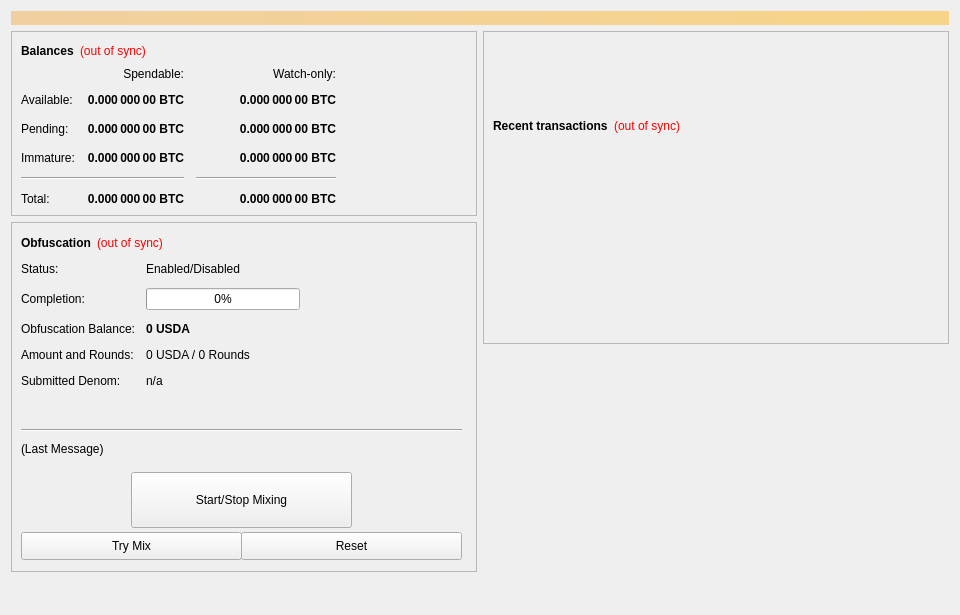
<?xml version="1.0" encoding="UTF-8"?>
<ui version="4.0">
 <class>OverviewPage</class>
 <widget class="QWidget" name="OverviewPage">
  <property name="geometry">
   <rect>
    <x>0</x>
    <y>0</y>
    <width>960</width>
    <height>615</height>
   </rect>
  </property>
  <property name="minimumSize">
   <size>
    <width>960</width>
    <height>0</height>
   </size>
  </property>
  <property name="windowTitle">
   <string>Form</string>
  </property>
  <layout class="QVBoxLayout" name="topLayout">
   <item>
    <widget class="QLabel" name="labelAlerts">
     <property name="visible">
      <bool>false</bool>
     </property>
     <property name="styleSheet">
      <string notr="true">background-color: qlineargradient(x1: 0, y1: 0, x2: 1, y2: 0, stop:0 #F0D0A0, stop:1 #F8D488); color:#000000;</string>
     </property>
     <property name="wordWrap">
      <bool>true</bool>
     </property>
     <property name="margin">
      <number>3</number>
     </property>
    </widget>
   </item>
   <item>
    <layout class="QHBoxLayout" name="horizontalLayout" stretch="1,1">
     <item>
      <layout class="QVBoxLayout" name="verticalLayout_2">
       <item>
        <widget class="QFrame" name="frame">
         <property name="frameShape">
          <enum>QFrame::StyledPanel</enum>
         </property>
         <property name="frameShadow">
          <enum>QFrame::Raised</enum>
         </property>
         <layout class="QVBoxLayout" name="verticalLayout_4">
          <item>
           <layout class="QHBoxLayout" name="horizontalLayout_4">
            <item>
             <widget class="QLabel" name="label_5">
              <property name="font">
               <font>
                <weight>75</weight>
                <bold>true</bold>
               </font>
              </property>
              <property name="text">
               <string>Balances</string>
              </property>
             </widget>
            </item>
            <item>
             <widget class="QLabel" name="labelWalletStatus">
              <property name="cursor">
               <cursorShape>WhatsThisCursor</cursorShape>
              </property>
              <property name="toolTip">
               <string>The displayed information may be out of date. Your wallet automatically synchronizes with the Advantage network after a connection is established, but this process has not completed yet.</string>
              </property>
              <property name="styleSheet">
               <string notr="true">QLabel { color: red; }</string>
              </property>
              <property name="text">
               <string notr="true">(out of sync)</string>
              </property>
              <property name="alignment">
               <set>Qt::AlignLeading|Qt::AlignLeft|Qt::AlignVCenter</set>
              </property>
             </widget>
            </item>
            <item>
             <spacer name="horizontalSpacer_3">
              <property name="orientation">
               <enum>Qt::Horizontal</enum>
              </property>
              <property name="sizeHint" stdset="0">
               <size>
                <width>40</width>
                <height>20</height>
               </size>
              </property>
             </spacer>
            </item>
           </layout>
          </item>
          <item>
           <layout class="QGridLayout" name="gridLayout">
            <property name="spacing">
             <number>12</number>
            </property>
            <item row="2" column="2">
             <widget class="QLabel" name="labelWatchPending">
              <property name="font">
               <font>
                <weight>75</weight>
                <bold>true</bold>
               </font>
              </property>
              <property name="cursor">
               <cursorShape>IBeamCursor</cursorShape>
              </property>
              <property name="toolTip">
               <string>Unconfirmed transactions to watch-only addresses</string>
              </property>
              <property name="text">
               <string notr="true">0.000 000 00 BTC</string>
              </property>
              <property name="alignment">
               <set>Qt::AlignRight|Qt::AlignTrailing|Qt::AlignVCenter</set>
              </property>
              <property name="textInteractionFlags">
               <set>Qt::LinksAccessibleByMouse|Qt::TextSelectableByKeyboard|Qt::TextSelectableByMouse</set>
              </property>
             </widget>
            </item>
            <item row="2" column="1">
             <widget class="QLabel" name="labelUnconfirmed">
              <property name="font">
               <font>
                <weight>75</weight>
                <bold>true</bold>
               </font>
              </property>
              <property name="cursor">
               <cursorShape>IBeamCursor</cursorShape>
              </property>
              <property name="toolTip">
               <string>Total of transactions that have yet to be confirmed, and do not yet count toward the spendable balance</string>
              </property>
              <property name="text">
               <string notr="true">0.000 000 00 BTC</string>
              </property>
              <property name="alignment">
               <set>Qt::AlignRight|Qt::AlignTrailing|Qt::AlignVCenter</set>
              </property>
              <property name="textInteractionFlags">
               <set>Qt::LinksAccessibleByMouse|Qt::TextSelectableByKeyboard|Qt::TextSelectableByMouse</set>
              </property>
             </widget>
            </item>
            <item row="3" column="2">
             <widget class="QLabel" name="labelWatchImmature">
              <property name="font">
               <font>
                <weight>75</weight>
                <bold>true</bold>
               </font>
              </property>
              <property name="cursor">
               <cursorShape>IBeamCursor</cursorShape>
              </property>
              <property name="toolTip">
               <string>Staked or masternode rewards in watch-only addresses that has not yet matured</string>
              </property>
              <property name="text">
               <string notr="true">0.000 000 00 BTC</string>
              </property>
              <property name="alignment">
               <set>Qt::AlignRight|Qt::AlignTrailing|Qt::AlignVCenter</set>
              </property>
              <property name="textInteractionFlags">
               <set>Qt::LinksAccessibleByMouse|Qt::TextSelectableByKeyboard|Qt::TextSelectableByMouse</set>
              </property>
             </widget>
            </item>
            <item row="4" column="0" colspan="2">
             <widget class="Line" name="lineSpendableBalance">
              <property name="orientation">
               <enum>Qt::Horizontal</enum>
              </property>
             </widget>
            </item>
            <item row="4" column="2">
             <widget class="Line" name="lineWatchBalance">
              <property name="sizePolicy">
               <sizepolicy hsizetype="Preferred" vsizetype="Fixed">
                <horstretch>0</horstretch>
                <verstretch>0</verstretch>
               </sizepolicy>
              </property>
              <property name="minimumSize">
               <size>
                <width>140</width>
                <height>0</height>
               </size>
              </property>
              <property name="orientation">
               <enum>Qt::Horizontal</enum>
              </property>
             </widget>
            </item>
            <item row="5" column="0">
             <widget class="QLabel" name="labelTotalText">
              <property name="text">
               <string>Total:</string>
              </property>
             </widget>
            </item>
            <item row="3" column="1">
             <widget class="QLabel" name="labelImmature">
              <property name="font">
               <font>
                <weight>75</weight>
                <bold>true</bold>
               </font>
              </property>
              <property name="cursor">
               <cursorShape>IBeamCursor</cursorShape>
              </property>
              <property name="toolTip">
               <string>Staked or masternode rewards that has not yet matured</string>
              </property>
              <property name="text">
               <string notr="true">0.000 000 00 BTC</string>
              </property>
              <property name="alignment">
               <set>Qt::AlignRight|Qt::AlignTrailing|Qt::AlignVCenter</set>
              </property>
              <property name="textInteractionFlags">
               <set>Qt::LinksAccessibleByMouse|Qt::TextSelectableByKeyboard|Qt::TextSelectableByMouse</set>
              </property>
             </widget>
            </item>
            <item row="2" column="3">
             <spacer name="horizontalSpacer_2">
              <property name="orientation">
               <enum>Qt::Horizontal</enum>
              </property>
              <property name="sizeHint" stdset="0">
               <size>
                <width>40</width>
                <height>20</height>
               </size>
              </property>
             </spacer>
            </item>
            <item row="3" column="0">
             <widget class="QLabel" name="labelImmatureText">
              <property name="text">
               <string>Immature:</string>
              </property>
             </widget>
            </item>
            <item row="5" column="1">
             <widget class="QLabel" name="labelTotal">
              <property name="font">
               <font>
                <weight>75</weight>
                <bold>true</bold>
               </font>
              </property>
              <property name="cursor">
               <cursorShape>IBeamCursor</cursorShape>
              </property>
              <property name="toolTip">
               <string>Your current total balance</string>
              </property>
              <property name="text">
               <string notr="true">0.000 000 00 BTC</string>
              </property>
              <property name="alignment">
               <set>Qt::AlignRight|Qt::AlignTrailing|Qt::AlignVCenter</set>
              </property>
              <property name="textInteractionFlags">
               <set>Qt::LinksAccessibleByMouse|Qt::TextSelectableByKeyboard|Qt::TextSelectableByMouse</set>
              </property>
             </widget>
            </item>
            <item row="5" column="2">
             <widget class="QLabel" name="labelWatchTotal">
              <property name="font">
               <font>
                <weight>75</weight>
                <bold>true</bold>
               </font>
              </property>
              <property name="cursor">
               <cursorShape>IBeamCursor</cursorShape>
              </property>
              <property name="toolTip">
               <string>Current total balance in watch-only addresses</string>
              </property>
              <property name="text">
               <string notr="true">0.000 000 00 BTC</string>
              </property>
              <property name="alignment">
               <set>Qt::AlignRight|Qt::AlignTrailing|Qt::AlignVCenter</set>
              </property>
              <property name="textInteractionFlags">
               <set>Qt::LinksAccessibleByMouse|Qt::TextSelectableByKeyboard|Qt::TextSelectableByMouse</set>
              </property>
             </widget>
            </item>
            <item row="0" column="2">
             <widget class="QLabel" name="labelWatchonly">
              <property name="text">
               <string>Watch-only:</string>
              </property>
              <property name="alignment">
               <set>Qt::AlignRight|Qt::AlignTrailing|Qt::AlignVCenter</set>
              </property>
             </widget>
            </item>
            <item row="1" column="0">
             <widget class="QLabel" name="labelBalanceText">
              <property name="text">
               <string>Available:</string>
              </property>
             </widget>
            </item>
            <item row="1" column="1">
             <widget class="QLabel" name="labelBalance">
              <property name="font">
               <font>
                <weight>75</weight>
                <bold>true</bold>
               </font>
              </property>
              <property name="cursor">
               <cursorShape>IBeamCursor</cursorShape>
              </property>
              <property name="toolTip">
               <string>Your current spendable balance</string>
              </property>
              <property name="text">
               <string notr="true">0.000 000 00 BTC</string>
              </property>
              <property name="alignment">
               <set>Qt::AlignRight|Qt::AlignTrailing|Qt::AlignVCenter</set>
              </property>
              <property name="textInteractionFlags">
               <set>Qt::LinksAccessibleByMouse|Qt::TextSelectableByKeyboard|Qt::TextSelectableByMouse</set>
              </property>
             </widget>
            </item>
            <item row="1" column="2">
             <widget class="QLabel" name="labelWatchAvailable">
              <property name="font">
               <font>
                <weight>75</weight>
                <bold>true</bold>
               </font>
              </property>
              <property name="cursor">
               <cursorShape>IBeamCursor</cursorShape>
              </property>
              <property name="toolTip">
               <string>Your current balance in watch-only addresses</string>
              </property>
              <property name="text">
               <string notr="true">0.000 000 00 BTC</string>
              </property>
              <property name="alignment">
               <set>Qt::AlignRight|Qt::AlignTrailing|Qt::AlignVCenter</set>
              </property>
              <property name="textInteractionFlags">
               <set>Qt::LinksAccessibleByMouse|Qt::TextSelectableByKeyboard|Qt::TextSelectableByMouse</set>
              </property>
             </widget>
            </item>
            <item row="2" column="0">
             <widget class="QLabel" name="labelPendingText">
              <property name="text">
               <string>Pending:</string>
              </property>
             </widget>
            </item>
            <item row="0" column="1">
             <widget class="QLabel" name="labelSpendable">
              <property name="text">
               <string>Spendable:</string>
              </property>
              <property name="alignment">
               <set>Qt::AlignRight|Qt::AlignTrailing|Qt::AlignVCenter</set>
              </property>
             </widget>
            </item>
           </layout>
          </item>
         </layout>
        </widget>
       </item>
       <item>
        <widget class="QFrame" name="frameObfuscation">
         <property name="minimumSize">
          <size>
           <width>0</width>
           <height>350</height>
          </size>
         </property>
         <property name="layoutDirection">
          <enum>Qt::LeftToRight</enum>
         </property>
         <property name="frameShape">
          <enum>QFrame::StyledPanel</enum>
         </property>
         <property name="frameShadow">
          <enum>QFrame::Raised</enum>
         </property>
         <widget class="QWidget" name="formLayoutWidget">
          <property name="geometry">
           <rect>
            <x>10</x>
            <y>40</y>
            <width>451</width>
            <height>161</height>
           </rect>
          </property>
          <layout class="QFormLayout" name="formLayout">
           <property name="fieldGrowthPolicy">
            <enum>QFormLayout::AllNonFixedFieldsGrow</enum>
           </property>
           <property name="horizontalSpacing">
            <number>11</number>
           </property>
           <property name="verticalSpacing">
            <number>12</number>
           </property>
           <item row="0" column="0">
            <widget class="QLabel" name="label_6">
             <property name="text">
              <string>Status:</string>
             </property>
            </widget>
           </item>
           <item row="1" column="0">
            <widget class="QLabel" name="label_7">
             <property name="text">
              <string>Completion:</string>
             </property>
            </widget>
           </item>
           <item row="1" column="1">
            <widget class="QProgressBar" name="obfuscationProgress">
             <property name="maximumSize">
              <size>
               <width>154</width>
               <height>16777215</height>
              </size>
             </property>
             <property name="value">
              <number>0</number>
             </property>
            </widget>
           </item>
           <item row="2" column="0">
            <widget class="QLabel" name="labelAnonymizedText">
             <property name="text">
              <string>Obfuscation Balance:</string>
             </property>
            </widget>
           </item>
           <item row="2" column="1">
            <widget class="QLabel" name="labelAnonymized">
             <property name="font">
              <font>
               <weight>75</weight>
               <bold>true</bold>
              </font>
             </property>
             <property name="text">
              <string notr="true">0 USDA</string>
             </property>
            </widget>
           </item>
           <item row="3" column="0">
            <widget class="QLabel" name="label_8">
             <property name="text">
              <string>Amount and Rounds:</string>
             </property>
            </widget>
           </item>
           <item row="3" column="1">
            <widget class="QLabel" name="labelAmountRounds">
             <property name="text">
              <string>0 USDA / 0 Rounds</string>
             </property>
            </widget>
           </item>
           <item row="4" column="0">
            <widget class="QLabel" name="label_9">
             <property name="text">
              <string>Submitted Denom:</string>
             </property>
            </widget>
           </item>
           <item row="4" column="1">
            <widget class="QLabel" name="labelSubmittedDenom">
             <property name="toolTip">
              <string>The denominations you submitted to the Masternode.&lt;br&gt;To mix, other users must submit the exact same denominations.</string>
             </property>
             <property name="text">
              <string>n/a</string>
             </property>
            </widget>
           </item>
           <item row="0" column="1">
            <widget class="QLabel" name="obfuscationEnabled">
             <property name="text">
              <string>Enabled/Disabled</string>
             </property>
            </widget>
           </item>
          </layout>
         </widget>
         <widget class="QPushButton" name="runAutoDenom">
          <property name="geometry">
           <rect>
            <x>251</x>
            <y>17</y>
            <width>1</width>
            <height>1</height>
           </rect>
          </property>
          <property name="palette">
           <palette>
            <active>
             <colorrole role="WindowText">
              <brush brushstyle="SolidPattern">
               <color alpha="255">
                <red>0</red>
                <green>0</green>
                <blue>0</blue>
               </color>
              </brush>
             </colorrole>
             <colorrole role="Button">
              <brush brushstyle="SolidPattern">
               <color alpha="255">
                <red>239</red>
                <green>238</green>
                <blue>238</blue>
               </color>
              </brush>
             </colorrole>
             <colorrole role="Light">
              <brush brushstyle="SolidPattern">
               <color alpha="255">
                <red>255</red>
                <green>255</green>
                <blue>255</blue>
               </color>
              </brush>
             </colorrole>
             <colorrole role="Midlight">
              <brush brushstyle="SolidPattern">
               <color alpha="255">
                <red>247</red>
                <green>246</green>
                <blue>246</blue>
               </color>
              </brush>
             </colorrole>
             <colorrole role="Dark">
              <brush brushstyle="SolidPattern">
               <color alpha="255">
                <red>119</red>
                <green>119</green>
                <blue>119</blue>
               </color>
              </brush>
             </colorrole>
             <colorrole role="Mid">
              <brush brushstyle="SolidPattern">
               <color alpha="255">
                <red>159</red>
                <green>159</green>
                <blue>159</blue>
               </color>
              </brush>
             </colorrole>
             <colorrole role="Text">
              <brush brushstyle="SolidPattern">
               <color alpha="255">
                <red>0</red>
                <green>0</green>
                <blue>0</blue>
               </color>
              </brush>
             </colorrole>
             <colorrole role="BrightText">
              <brush brushstyle="SolidPattern">
               <color alpha="255">
                <red>255</red>
                <green>255</green>
                <blue>255</blue>
               </color>
              </brush>
             </colorrole>
             <colorrole role="ButtonText">
              <brush brushstyle="SolidPattern">
               <color alpha="255">
                <red>0</red>
                <green>0</green>
                <blue>0</blue>
               </color>
              </brush>
             </colorrole>
             <colorrole role="Base">
              <brush brushstyle="SolidPattern">
               <color alpha="255">
                <red>255</red>
                <green>255</green>
                <blue>255</blue>
               </color>
              </brush>
             </colorrole>
             <colorrole role="Window">
              <brush brushstyle="SolidPattern">
               <color alpha="255">
                <red>239</red>
                <green>238</green>
                <blue>238</blue>
               </color>
              </brush>
             </colorrole>
             <colorrole role="Shadow">
              <brush brushstyle="SolidPattern">
               <color alpha="255">
                <red>0</red>
                <green>0</green>
                <blue>0</blue>
               </color>
              </brush>
             </colorrole>
             <colorrole role="AlternateBase">
              <brush brushstyle="SolidPattern">
               <color alpha="255">
                <red>247</red>
                <green>246</green>
                <blue>246</blue>
               </color>
              </brush>
             </colorrole>
             <colorrole role="ToolTipBase">
              <brush brushstyle="SolidPattern">
               <color alpha="255">
                <red>255</red>
                <green>255</green>
                <blue>220</blue>
               </color>
              </brush>
             </colorrole>
             <colorrole role="ToolTipText">
              <brush brushstyle="SolidPattern">
               <color alpha="255">
                <red>0</red>
                <green>0</green>
                <blue>0</blue>
               </color>
              </brush>
             </colorrole>
            </active>
            <inactive>
             <colorrole role="WindowText">
              <brush brushstyle="SolidPattern">
               <color alpha="255">
                <red>0</red>
                <green>0</green>
                <blue>0</blue>
               </color>
              </brush>
             </colorrole>
             <colorrole role="Button">
              <brush brushstyle="SolidPattern">
               <color alpha="255">
                <red>239</red>
                <green>238</green>
                <blue>238</blue>
               </color>
              </brush>
             </colorrole>
             <colorrole role="Light">
              <brush brushstyle="SolidPattern">
               <color alpha="255">
                <red>255</red>
                <green>255</green>
                <blue>255</blue>
               </color>
              </brush>
             </colorrole>
             <colorrole role="Midlight">
              <brush brushstyle="SolidPattern">
               <color alpha="255">
                <red>247</red>
                <green>246</green>
                <blue>246</blue>
               </color>
              </brush>
             </colorrole>
             <colorrole role="Dark">
              <brush brushstyle="SolidPattern">
               <color alpha="255">
                <red>119</red>
                <green>119</green>
                <blue>119</blue>
               </color>
              </brush>
             </colorrole>
             <colorrole role="Mid">
              <brush brushstyle="SolidPattern">
               <color alpha="255">
                <red>159</red>
                <green>159</green>
                <blue>159</blue>
               </color>
              </brush>
             </colorrole>
             <colorrole role="Text">
              <brush brushstyle="SolidPattern">
               <color alpha="255">
                <red>0</red>
                <green>0</green>
                <blue>0</blue>
               </color>
              </brush>
             </colorrole>
             <colorrole role="BrightText">
              <brush brushstyle="SolidPattern">
               <color alpha="255">
                <red>255</red>
                <green>255</green>
                <blue>255</blue>
               </color>
              </brush>
             </colorrole>
             <colorrole role="ButtonText">
              <brush brushstyle="SolidPattern">
               <color alpha="255">
                <red>0</red>
                <green>0</green>
                <blue>0</blue>
               </color>
              </brush>
             </colorrole>
             <colorrole role="Base">
              <brush brushstyle="SolidPattern">
               <color alpha="255">
                <red>255</red>
                <green>255</green>
                <blue>255</blue>
               </color>
              </brush>
             </colorrole>
             <colorrole role="Window">
              <brush brushstyle="SolidPattern">
               <color alpha="255">
                <red>239</red>
                <green>238</green>
                <blue>238</blue>
               </color>
              </brush>
             </colorrole>
             <colorrole role="Shadow">
              <brush brushstyle="SolidPattern">
               <color alpha="255">
                <red>0</red>
                <green>0</green>
                <blue>0</blue>
               </color>
              </brush>
             </colorrole>
             <colorrole role="AlternateBase">
              <brush brushstyle="SolidPattern">
               <color alpha="255">
                <red>247</red>
                <green>246</green>
                <blue>246</blue>
               </color>
              </brush>
             </colorrole>
             <colorrole role="ToolTipBase">
              <brush brushstyle="SolidPattern">
               <color alpha="255">
                <red>255</red>
                <green>255</green>
                <blue>220</blue>
               </color>
              </brush>
             </colorrole>
             <colorrole role="ToolTipText">
              <brush brushstyle="SolidPattern">
               <color alpha="255">
                <red>0</red>
                <green>0</green>
                <blue>0</blue>
               </color>
              </brush>
             </colorrole>
            </inactive>
            <disabled>
             <colorrole role="WindowText">
              <brush brushstyle="SolidPattern">
               <color alpha="255">
                <red>119</red>
                <green>119</green>
                <blue>119</blue>
               </color>
              </brush>
             </colorrole>
             <colorrole role="Button">
              <brush brushstyle="SolidPattern">
               <color alpha="255">
                <red>239</red>
                <green>238</green>
                <blue>238</blue>
               </color>
              </brush>
             </colorrole>
             <colorrole role="Light">
              <brush brushstyle="SolidPattern">
               <color alpha="255">
                <red>255</red>
                <green>255</green>
                <blue>255</blue>
               </color>
              </brush>
             </colorrole>
             <colorrole role="Midlight">
              <brush brushstyle="SolidPattern">
               <color alpha="255">
                <red>247</red>
                <green>246</green>
                <blue>246</blue>
               </color>
              </brush>
             </colorrole>
             <colorrole role="Dark">
              <brush brushstyle="SolidPattern">
               <color alpha="255">
                <red>119</red>
                <green>119</green>
                <blue>119</blue>
               </color>
              </brush>
             </colorrole>
             <colorrole role="Mid">
              <brush brushstyle="SolidPattern">
               <color alpha="255">
                <red>159</red>
                <green>159</green>
                <blue>159</blue>
               </color>
              </brush>
             </colorrole>
             <colorrole role="Text">
              <brush brushstyle="SolidPattern">
               <color alpha="255">
                <red>119</red>
                <green>119</green>
                <blue>119</blue>
               </color>
              </brush>
             </colorrole>
             <colorrole role="BrightText">
              <brush brushstyle="SolidPattern">
               <color alpha="255">
                <red>255</red>
                <green>255</green>
                <blue>255</blue>
               </color>
              </brush>
             </colorrole>
             <colorrole role="ButtonText">
              <brush brushstyle="SolidPattern">
               <color alpha="255">
                <red>119</red>
                <green>119</green>
                <blue>119</blue>
               </color>
              </brush>
             </colorrole>
             <colorrole role="Base">
              <brush brushstyle="SolidPattern">
               <color alpha="255">
                <red>239</red>
                <green>238</green>
                <blue>238</blue>
               </color>
              </brush>
             </colorrole>
             <colorrole role="Window">
              <brush brushstyle="SolidPattern">
               <color alpha="255">
                <red>239</red>
                <green>238</green>
                <blue>238</blue>
               </color>
              </brush>
             </colorrole>
             <colorrole role="Shadow">
              <brush brushstyle="SolidPattern">
               <color alpha="255">
                <red>0</red>
                <green>0</green>
                <blue>0</blue>
               </color>
              </brush>
             </colorrole>
             <colorrole role="AlternateBase">
              <brush brushstyle="SolidPattern">
               <color alpha="255">
                <red>239</red>
                <green>238</green>
                <blue>238</blue>
               </color>
              </brush>
             </colorrole>
             <colorrole role="ToolTipBase">
              <brush brushstyle="SolidPattern">
               <color alpha="255">
                <red>255</red>
                <green>255</green>
                <blue>220</blue>
               </color>
              </brush>
             </colorrole>
             <colorrole role="ToolTipText">
              <brush brushstyle="SolidPattern">
               <color alpha="255">
                <red>0</red>
                <green>0</green>
                <blue>0</blue>
               </color>
              </brush>
             </colorrole>
            </disabled>
           </palette>
          </property>
          <property name="focusPolicy">
           <enum>Qt::NoFocus</enum>
          </property>
          <property name="autoFillBackground">
           <bool>true</bool>
          </property>
          <property name="text">
           <string/>
          </property>
          <property name="flat">
           <bool>true</bool>
          </property>
         </widget>
         <widget class="QPushButton" name="toggleObfuscation">
          <property name="geometry">
           <rect>
            <x>120</x>
            <y>250</y>
            <width>221</width>
            <height>56</height>
           </rect>
          </property>
          <property name="sizePolicy">
           <sizepolicy hsizetype="MinimumExpanding" vsizetype="Fixed">
            <horstretch>0</horstretch>
            <verstretch>0</verstretch>
           </sizepolicy>
          </property>
          <property name="text">
           <string>Start/Stop Mixing</string>
          </property>
         </widget>
         <widget class="Line" name="lineLastMessage">
          <property name="geometry">
           <rect>
            <x>10</x>
            <y>200</y>
            <width>441</width>
            <height>16</height>
           </rect>
          </property>
          <property name="orientation">
           <enum>Qt::Horizontal</enum>
          </property>
         </widget>
         <widget class="QLabel" name="obfuscationStatus">
          <property name="geometry">
           <rect>
            <x>10</x>
            <y>220</y>
            <width>451</width>
            <height>61</height>
           </rect>
          </property>
          <property name="minimumSize">
           <size>
            <width>288</width>
            <height>43</height>
           </size>
          </property>
          <property name="text">
           <string>(Last Message)</string>
          </property>
          <property name="alignment">
           <set>Qt::AlignLeading|Qt::AlignLeft|Qt::AlignTop</set>
          </property>
          <property name="wordWrap">
           <bool>true</bool>
          </property>
         </widget>
         <widget class="QPushButton" name="obfuscationAuto">
          <property name="geometry">
           <rect>
            <x>10</x>
            <y>310</y>
            <width>221</width>
            <height>28</height>
           </rect>
          </property>
          <property name="sizePolicy">
           <sizepolicy hsizetype="MinimumExpanding" vsizetype="Fixed">
            <horstretch>0</horstretch>
            <verstretch>0</verstretch>
           </sizepolicy>
          </property>
          <property name="toolTip">
           <string>Try to manually submit a Obfuscation request.</string>
          </property>
          <property name="text">
           <string>Try Mix</string>
          </property>
         </widget>
         <widget class="QPushButton" name="obfuscationReset">
          <property name="geometry">
           <rect>
            <x>230</x>
            <y>310</y>
            <width>221</width>
            <height>28</height>
           </rect>
          </property>
          <property name="sizePolicy">
           <sizepolicy hsizetype="MinimumExpanding" vsizetype="Fixed">
            <horstretch>0</horstretch>
            <verstretch>0</verstretch>
           </sizepolicy>
          </property>
          <property name="toolTip">
           <string>Reset the current status of Obfuscation (can interrupt Obfuscation if it's in the process of Mixing, which can cost you money!)</string>
          </property>
          <property name="autoFillBackground">
           <bool>false</bool>
          </property>
          <property name="text">
           <string>Reset</string>
          </property>
         </widget>
         <widget class="QWidget" name="layoutWidget">
          <property name="geometry">
           <rect>
            <x>10</x>
            <y>10</y>
            <width>431</width>
            <height>22</height>
           </rect>
          </property>
          <layout class="QHBoxLayout" name="horizontalLayout_5">
           <item>
            <widget class="QLabel" name="label_2">
             <property name="font">
              <font>
               <weight>75</weight>
               <bold>true</bold>
              </font>
             </property>
             <property name="text">
              <string>Obfuscation</string>
             </property>
            </widget>
           </item>
           <item>
            <widget class="QLabel" name="labelObfuscationSyncStatus">
             <property name="toolTip">
              <string>The displayed information may be out of date. Your wallet automatically synchronizes with the Advantage network after a connection is established, but this process has not completed yet.</string>
             </property>
             <property name="styleSheet">
              <string notr="true">QLabel { color: red; }</string>
             </property>
             <property name="text">
              <string notr="true">(out of sync)</string>
             </property>
             <property name="alignment">
              <set>Qt::AlignLeading|Qt::AlignLeft|Qt::AlignVCenter</set>
             </property>
            </widget>
           </item>
           <item>
            <spacer name="horizontalSpacer_4">
             <property name="orientation">
              <enum>Qt::Horizontal</enum>
             </property>
             <property name="sizeHint" stdset="0">
              <size>
               <width>40</width>
               <height>20</height>
              </size>
             </property>
            </spacer>
           </item>
          </layout>
         </widget>
        </widget>
       </item>
       <item>
        <spacer name="verticalSpacer">
         <property name="orientation">
          <enum>Qt::Vertical</enum>
         </property>
         <property name="sizeHint" stdset="0">
          <size>
           <width>20</width>
           <height>40</height>
          </size>
         </property>
        </spacer>
       </item>
      </layout>
     </item>
     <item>
      <layout class="QVBoxLayout" name="verticalLayout_3">
       <item>
        <widget class="QFrame" name="frame_2">
         <property name="frameShape">
          <enum>QFrame::StyledPanel</enum>
         </property>
         <property name="frameShadow">
          <enum>QFrame::Raised</enum>
         </property>
         <layout class="QVBoxLayout" name="verticalLayout">
          <item>
           <spacer name="verticalSpacer_3">
            <property name="orientation">
             <enum>Qt::Vertical</enum>
            </property>
            <property name="sizeType">
             <enum>QSizePolicy::Fixed</enum>
            </property>
            <property name="sizeHint" stdset="0">
             <size>
              <width>20</width>
              <height>75</height>
             </size>
            </property>
           </spacer>
          </item>
          <item>
           <layout class="QHBoxLayout" name="horizontalLayout_2">
            <item>
             <widget class="QLabel" name="label_4">
              <property name="font">
               <font>
                <weight>75</weight>
                <bold>true</bold>
               </font>
              </property>
              <property name="text">
               <string>Recent transactions</string>
              </property>
             </widget>
            </item>
            <item>
             <widget class="QLabel" name="labelTransactionsStatus">
              <property name="cursor">
               <cursorShape>WhatsThisCursor</cursorShape>
              </property>
              <property name="toolTip">
               <string>The displayed information may be out of date. Your wallet automatically synchronizes with the Advantage network after a connection is established, but this process has not completed yet.</string>
              </property>
              <property name="styleSheet">
               <string notr="true">QLabel { color: red; }</string>
              </property>
              <property name="text">
               <string notr="true">(out of sync)</string>
              </property>
              <property name="alignment">
               <set>Qt::AlignRight|Qt::AlignTrailing|Qt::AlignVCenter</set>
              </property>
             </widget>
            </item>
            <item>
             <spacer name="horizontalSpacer">
              <property name="orientation">
               <enum>Qt::Horizontal</enum>
              </property>
              <property name="sizeHint" stdset="0">
               <size>
                <width>40</width>
                <height>20</height>
               </size>
              </property>
             </spacer>
            </item>
           </layout>
          </item>
          <item>
           <widget class="QListView" name="listTransactions">
            <property name="styleSheet">
             <string notr="true">QListView { background: transparent; }</string>
            </property>
            <property name="frameShape">
             <enum>QFrame::NoFrame</enum>
            </property>
            <property name="verticalScrollBarPolicy">
             <enum>Qt::ScrollBarAlwaysOff</enum>
            </property>
            <property name="horizontalScrollBarPolicy">
             <enum>Qt::ScrollBarAlwaysOff</enum>
            </property>
            <property name="selectionMode">
             <enum>QAbstractItemView::NoSelection</enum>
            </property>
           </widget>
          </item>
         </layout>
        </widget>
       </item>
       <item>
        <spacer name="verticalSpacer_2">
         <property name="orientation">
          <enum>Qt::Vertical</enum>
         </property>
         <property name="sizeType">
          <enum>QSizePolicy::Expanding</enum>
         </property>
         <property name="sizeHint" stdset="0">
          <size>
           <width>20</width>
           <height>40</height>
          </size>
         </property>
        </spacer>
       </item>
      </layout>
     </item>
    </layout>
   </item>
  </layout>
 </widget>
 <resources/>
 <connections/>
</ui>
